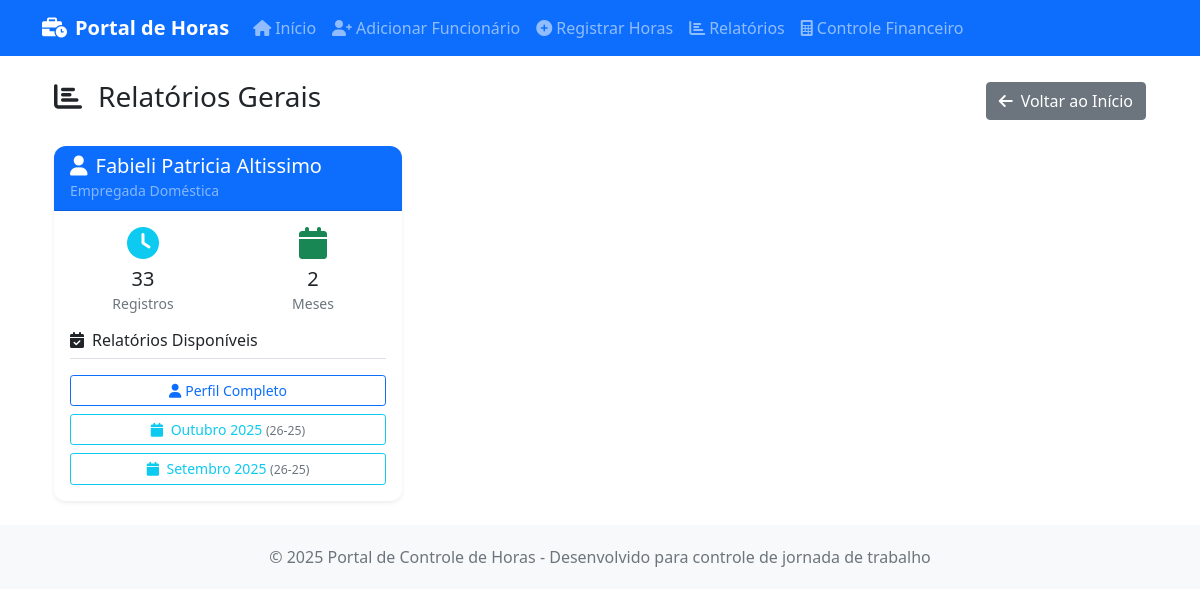
Screenshot of /relatorios with the database file from the repository.
### tables this page shows
CREATE TABLE funcionarios (
            id INTEGER PRIMARY KEY AUTOINCREMENT,
            nome TEXT NOT NULL UNIQUE,
            cargo TEXT NOT NULL,
            salario_mensal REAL NOT NULL,
            salario_hora REAL NOT NULL,
            horas_mensais INTEGER NOT NULL DEFAULT 220,
            data_cadastro DATE NOT NULL,
            ativo BOOLEAN NOT NULL DEFAULT 1,
            created_at TIMESTAMP DEFAULT CURRENT_TIMESTAMP,
            updated_at TIMESTAMP DEFAULT CURRENT_TIMESTAMP
        , desconto REAL DEFAULT 0.00);

### index.py (the view)
@app.route('/relatorios')
@app.route('/relatorios/page/<int:page>')
def relatorios(page=1):
    per_page = 6  # 6 funcionários por página
    offset = (page - 1) * per_page
    count_query = "SELECT COUNT(*) as total FROM funcionarios WHERE ativo = 1"
    total_result = DatabaseManager.execute_query(count_query, fetch_one=True)
    total_funcionarios = total_result['total'] if total_result else 0
    query = "SELECT * FROM funcionarios WHERE ativo = 1 ORDER BY nome LIMIT ? OFFSET ?"
    funcionarios_list = DatabaseManager.execute_query(query, (per_page, offset), fetch_all=True)
    relatorios_data = []
    for funcionario in funcionarios_list:
        query_total = "SELECT COUNT(*) as total FROM registros_ponto WHERE funcionario_id = ?"
        total_registros = DatabaseManager.execute_query(query_total, (funcionario['id'],), fetch_one=True)
        query_meses = """
            SELECT DISTINCT data
            FROM registros_ponto
            WHERE funcionario_id = ?
            ORDER BY data DESC
            LIMIT 50
        """
        registros_recentes = DatabaseManager.execute_query(query_meses, (funcionario['id'],), fetch_all=True)
        periodos_fechamento = set()
        for registro in registros_recentes:
            data_registro = datetime.strptime(registro['data'], '%Y-%m-%d').date()
            mes_fechamento, ano_fechamento = obter_mes_fechamento_de_data(data_registro)
            periodos_fechamento.add((ano_fechamento, mes_fechamento))
        periodos_ordenados = sorted(list(periodos_fechamento), reverse=True)[:6]
        meses_nomes = ['Janeiro', 'Fevereiro', 'Março', 'Abril', 'Maio', 'Junho',
                       'Julho', 'Agosto', 'Setembro', 'Outubro', 'Novembro', 'Dezembro']
        meses_trabalhados = []
        for ano, mes in periodos_ordenados:
            meses_trabalhados.append({
                'mes_ano': f"{ano}-{mes:02d}",
                'ano': str(ano),
                'mes': str(mes),
                'nome': meses_nomes[mes-1]
            })
        relatorios_data.append({
            'funcionario': funcionario,
            'total_registros': total_registros['total'] if total_registros else 0,
            'meses_trabalhados': meses_trabalhados
        })
    total_pages = (total_funcionarios + per_page - 1) // per_page  # Ceiling division
    has_prev = page > 1
    has_next = page < total_pages
    prev_page = page - 1 if has_prev else None
    next_page = page + 1 if has_next else None
    pagination_info = {
        'page': page,
        'per_page': per_page,
        'total': total_funcionarios,
        'total_pages': total_pages,
        'has_prev': has_prev,
        'has_next': has_next,
        'prev_page': prev_page,
        'next_page': next_page
    }
    return render_template('relatorios.html', relatorios_data=relatorios_data, pagination=pagination_info)

### index.py (called while the page is built)
def obter_mes_fechamento_de_data(data):
    from datetime import datetime, date
    if isinstance(data, str):
        data_obj = datetime.strptime(data, '%Y-%m-%d').date()
    elif isinstance(data, date):
        data_obj = data
    else:
        data_obj = data.date()
    _, _, mes_fechamento, ano_fechamento = calcular_periodo_fechamento(data_obj)
    return mes_fechamento, ano_fechamento

    @staticmethod
    def get_connection():
        conn = sqlite3.connect(DB_FILE)
        conn.row_factory = sqlite3.Row  # Permite acesso por nome de coluna
        return conn

    @staticmethod
    def execute_query(query, params=None, fetch_one=False, fetch_all=False):
        conn = DatabaseManager.get_connection()
        try:
            cursor = conn.cursor()
            if params:
                cursor.execute(query, params)
            else:
                cursor.execute(query)
            if fetch_one:
                result = cursor.fetchone()
                return dict(result) if result else None
            elif fetch_all:
                results = cursor.fetchall()
                return [dict(row) for row in results] if results else []
            else:
                conn.commit()
                return cursor.lastrowid
        finally:
            conn.close()

### templates/relatorios.html (shortened to what this page needs)
{% extends "base.html" %}
{% block content %}
<div class="container-fluid">
    <div class="row">
        <div class="col-12">
            <div class="d-flex justify-content-between align-items-center mb-4">
                <h1 class="h3"><i class="fas fa-chart-bar me-3"></i>Relatórios Gerais</h1>
                <a href="{{ url_for('index') }}" class="btn btn-secondary">
                    <i class="fas fa-arrow-left me-2"></i>Voltar ao Início
                </a>
            </div>
            {% if relatorios_data %}
            <div class="row">
                {% for item in relatorios_data %}
                <div class="col-lg-6 col-xl-4 mb-4">
                    <div class="card h-100 shadow-sm">
                        <div class="card-header bg-primary text-white">
                            <h5 class="card-title mb-0">
                                <i class="fas fa-user me-2"></i>{{ item.funcionario.nome }}
                            </h5>
                            <small class="text-white-50">{{ item.funcionario.cargo }}</small>
                        </div>
                        <div class="card-body">
                            <div class="row mb-3">
                                <div class="col-6">
                                    <div class="text-center">
                                        <i class="fas fa-clock text-info fa-2x mb-2"></i>
                                        <p class="h5 mb-0">{{ item.total_registros }}</p>
                                        <small class="text-muted">Registros</small>
                                    </div>
                                </div>
                                <div class="col-6">
                                    <div class="text-center">
                                        <i class="fas fa-calendar text-success fa-2x mb-2"></i>
                                        <p class="h5 mb-0">{{ item.meses_trabalhados|length }}</p>
                                        <small class="text-muted">Meses</small>
                                    </div>
                                </div>
                            </div>
                            {% if item.meses_trabalhados %}
                            <h6 class="border-bottom pb-2 mb-3">
                                <i class="fas fa-calendar-check me-2"></i>Relatórios Disponíveis
                            </h6>
                            <div class="d-grid gap-2">
                                <a href="{{ url_for('visualizar_funcionario', nome=item.funcionario.nome) }}"
                                   class="btn btn-outline-primary btn-sm">
                                    <i class="fas fa-user me-1"></i>Perfil Completo
                                </a>
                                {% for mes in item.meses_trabalhados[:3] %}
                                <a href="{{ url_for('relatorio_mensal', funcionario_nome=item.funcionario.nome, mes=mes.mes|int, ano=mes.ano|int) }}"
                                   class="btn btn-outline-info btn-sm">
                                    <i class="fas fa-calendar me-1"></i>
                                    {{ mes.nome }} {{ mes.ano }} <small class="text-muted">(26-25)</small>
                                </a>
                                {% endfor %}
                            </div>
                            {% endif %}
                        </div>
                    </div>
                </div>
                {% endfor %}
            </div>
            {% endif %}
        </div>
    </div>
</div>
{% endblock %}

### templates/base.html (style rules this page uses)
.card { border-radius: 15px; box-shadow: 0 4px 6px rgba(0, 0, 0, 0.1); }

### templates/relatorios.html (style rules this page uses)
.card { border-radius: 12px; border: none; transition: all 0.3s ease; }
.card-header { border-radius: 12px 12px 0 0 !important; }

### rows the page displays
funcionarios: funcionario.nome "Fabieli Patricia Altissimo", funcionario.cargo "Empregada Doméstica"

### other values shown
{{ item.total_registros }} "33"
{{ item.meses_trabalhados|length }} "2"
{{ mes.nome }} "Outubro" "Setembro"
{{ mes.ano }} "2025" "2025"
